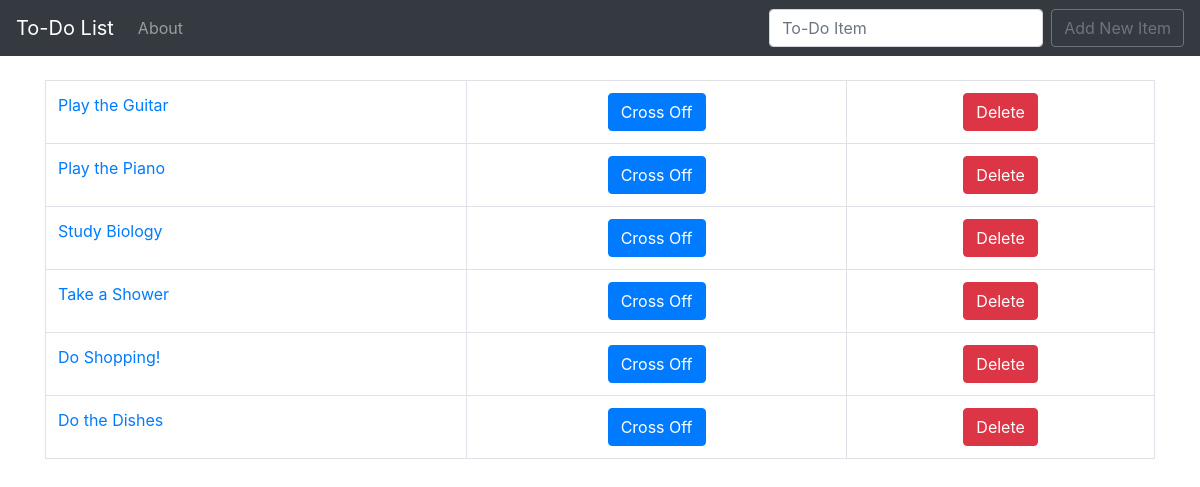
Before: / with the older database file.
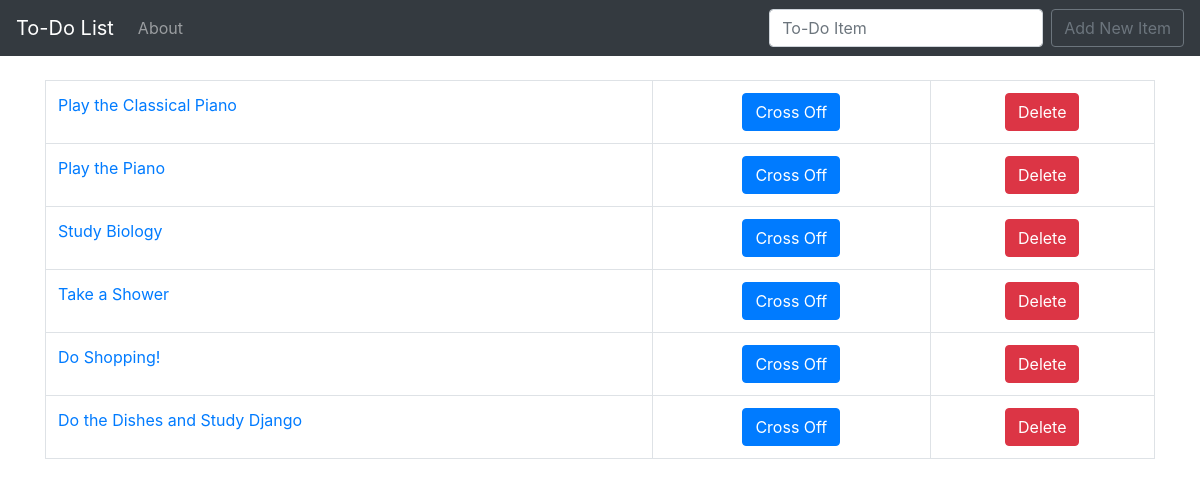
After: the same page with the newer database file.
### todo_list/models.py (models this page shows, shortened)
class List(models.Model):
	item = models.CharField(max_length=200)
	completed = models.BooleanField(default=False)

### todo_list/views.py (the view)
# urls.py: path('', views.home, name='home'),
def home(request):
	if request.method == 'POST':
		form = ListForm(request.POST or None)
		if form.is_valid():
			form.save()
			items = List.objects.all
			messages.success(request, ('Item has been added successfully!'))
			return render(request, 'home.html', {'items' : items})
	else:
		items = List.objects.all
		return render(request, 'home.html', {'items' : items})

### todo_list/templates/home.html (shortened to what this page needs)
{% extends 'base.html' %}
{% block content %}
	{% if items %}
	<table class="table table-bordered">
		{% for list_item in items %}
			{% if list_item.completed %}
				<tr class="table-secondary">
					<td class="striker"><a href="{% url 'edit' list_item.id %}">{{ list_item.item }}</a> </td>
					<td><center>
						<button type="button" class="btn btn-primary">
							<a href="{% url 'uncross' list_item.id %}" class="link_btn_color">Uncross</a></button></center></td>
					<td><center>
						<button type="button" class="btn btn-danger">
							<a href="{% url 'delete' list_item.id %}" class="link_btn_color">Delete</a></button></center></td>
				</tr>
			{% else %}
				<tr>
					<td><a href="{% url 'edit' list_item.id %}">{{ list_item.item }}</a></td>
					<td><center><button type="button" class="btn btn-primary"><a href="{% url 'cross_off' list_item.id %}" class="link_btn_color">Cross Off</a></button></center></td>
					<td><center><button type="button" class="btn btn-danger"><a href="{% url 'delete' list_item.id %}" class="link_btn_color">Delete</a></button></center></td>
				</tr>
			{% endif %}
		{% endfor %}
	</table>
	{% endif %}
{% endblock %}

### todo_list/templates/base.html (shortened to what this page needs)
{% load static %}
<!doctype html>
<html lang="en">
  <head>
    <link rel="stylesheet" href="https://stackpath.bootstrapcdn.com/bootstrap/4.5.0/css/bootstrap.min.css">
    <link rel="stylesheet" href="{% static 'css/custom.css' %}">
  </head>
  <body>
    <nav class="navbar navbar-expand-lg navbar-dark bg-dark">
  <a class="navbar-brand" href="{% url 'home' %}">To-Do List</a>
  <div class="collapse navbar-collapse" id="navbarSupportedContent">
    <ul class="navbar-nav mr-auto">
      <li class="nav-item">
        <a class="nav-link" href="{% url 'about' %}">About</a>
      </li>
    </ul>
    <form class="form-inline my-2 my-lg-0" method="POST">
      <input class="form-control mr-sm-2" type="search"
      placeholder="To-Do Item" aria-label="Search" name="item">
      <button class="btn btn-outline-secondary my-2 my-sm-0" type="submit">Add New Item</button>
    </form>
  </div>
</nav>
    <br>
    <div class="container">
    {% block content %}
	{% endblock %}
	</div>
  </body>
</html>

### static/css/custom.css (style rules this page uses)
.link_btn_color { color: white; }

Changed rows visible on the page:
changed List: item "Play the Guitar" → "Play the Classical Piano"
changed List: item "Do the Dishes" → "Do the Dishes and Study Django"
